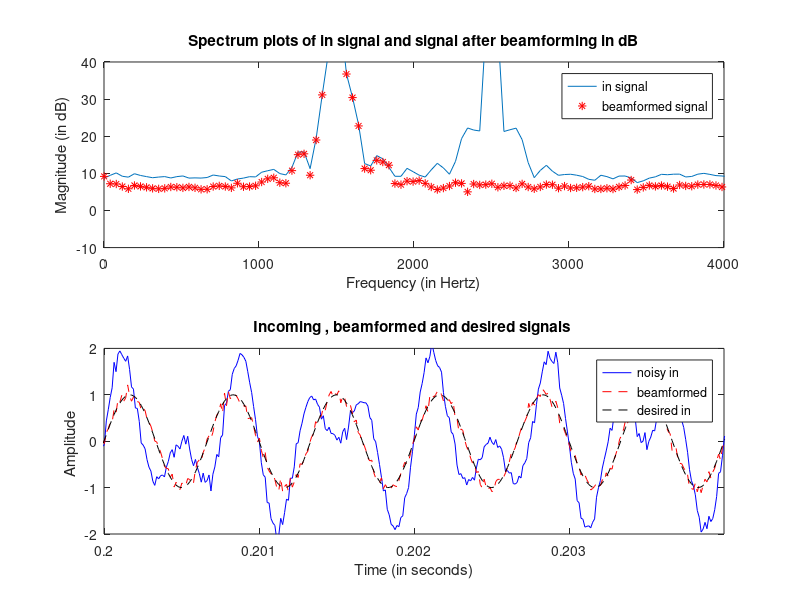

Source code (MATLAB): (Note: this script raises an error after producing the figure.)
clear all ; 
close all ; 
clc ;
% Properties of the phone
d = 0.12; 
N=2;
% Physical constants
c = 343;
% Properties of the signal
freq = 1500;
freq2 = 2500;
theta = pi;
theta2 = 2*pi / 9;
% Our chosen properties
fs = 80000;
time_frame = 0.02;
sptf = fs*time_frame ; 
noise_amp = 0.1;
L = 2^(ceil(log2(sptf))); 
totaltime = 1;
%% SIGNAL
tt = linspace(0,totaltime, fs*totaltime).';
tau1 = d / c*sin(theta); 
tau2 = d / c*sin(theta2);

noise1 = sin(2*pi*2500*tt) + noise_amp*randn(fs*totaltime, 1);
noise2 = sin(2*pi*2500*(tt-tau2)) + noise_amp*randn(fs*totaltime, 1);
signal1 = sin(2*pi*freq*tt) + noise1;
signal2 = sin(2*pi*freq*(tt-tau1)) + noise2;
noise = [ noise1 , noise2 ] ; 
signal = [ signal1 , signal2 ] ;
estimate_signal = zeros (L , 1) ;
nr_frames = floor((length(signal1)-sptf) / (sptf / 2));
rec_signal = zeros(size(signal(: , 1)));
%% CALCULATING THE NOISE CORRELATION MATRIX
for J = 1 : 10 + 1
    win = [sqrt(hanning(sptf)), sqrt(hanning(sptf))];
    frame_noise = noise((sptf / 2)*(J-1) + 1 : (sptf / 2)*(J-1) + sptf, :).*(win); 
    fft_noise = fft (frame_noise , L) ;
    fft_noise([1, L / 2 + 1], :) = real(fft_noise([1, L / 2 + 1], :)); part1 = fft_noise(1: L / 2 + 1, :);
    for I=1:L/2+1
         noise_cor(1, 1, I, J) = abs(part1(I, 1)).^2; 
         noise_cor(2, 2, I, J) = abs(part1(I, 2)).^2; 
         noise_cor(1, 2, I, J) = part1(I, 1)*conj(part1(I, 2)); 
         noise_cor(2, 1, I, J) = part1(I, 2)*conj(part1(I, 1));
    end
end
noise_cor = mean(noise_cor, 4);

%% RECONSTRUCTING THE ORIGINAL SIGNAL
for J = 1 : nr_frames + 1
    win = [sqrt(hanning(sptf)), sqrt(hanning(sptf))];
    frame_signal = signal((sptf / 2)*(J-1) + 1 : (sptf / 2)*(J-1) + sptf, :).*(win); fft_signal =fft( frame_signal , L ) ;
    fft_signal([1, L / 2 + 1], :) = real(fft_signal([1, L / 2 + 1], :)); part1 = fft_signal(1: L / 2 + 1, :) ;
    fft_signal = [part1; conj(flipud(part1(2: end-1, :)))]; 
    fft_signal_mat (: , J) = fft_signal (: , 1) ;

    for I=0:L/2
        f_center = I*fs / L;
        zeta = -1i*2*pi*f_center*d*sin(theta) / c;
        %a_n = 1 / N;
        cc= [1; exp(zeta)];
        w = (noise_cor(:, :, I + 1) \ cc) / ((cc' / noise_cor(:, :, I + 1))*cc); 
        w = conj(w);
        testsignal(:, I + 1) = w;
        estimate_signal(I + 1) = w.'*fft_signal(I + 1, :).'; 
    end
    fft_estimate_signal_mat ( : , J ) = estimate_signal ;
    estimate_signal = estimate_signal (1: L / 2 + 1) ;
    estimate_signal([1, L / 2 + 1], :) = real(estimate_signal([1, L / 2 + 1], :)); 
    estimate_signal = [estimate_signal; 
    flipud(conj(estimate_signal(2 : end-1)))]; 
    td_estimate_signal = real(ifft(estimate_signal(1 : L)));
    rec_signal((sptf / 2)*(J-1) + 1: (sptf / 2)*(J-1) + sptf) = rec_signal((sptf / 2)*(J-1) + 1 : (sptf / 2)*(J-1) + sptf) + td_estimate_signal(1 : sptf).*(sqrt(hanning ( sptf ) ) ) ;
end
%% PLOTS
% Time plot
figure ;
subplot(2, 1, 2)
plot(linspace(0,totaltime, length(signal1)), signal1, 'b'); 
hold on
plot(linspace(0,totaltime, length(rec_signal)), rec_signal, '--r');
plot(linspace(0,totaltime, length(signal1)), sin(2* pi*freq*tt), '--k')
legend('noisy in', 'beamformed', 'desired in') 
title ( 'Incoming , beamformed and desired signals ') 
axis ([0.200 0.204 -2 2]) ;
xlabel('Time (in seconds)');
ylabel ( 'Amplitude ') ;
 
% Frequency plot
subplot(2, 1, 1)
plot(linspace(1, fs, L), 10*log10(mean(abs(fft_signal_mat).^2, 2)));
hold on
plot(linspace(1, fs, L), 10*log10(mean(abs(fft_estimate_signal_mat).^2, 2)), '*r'); title('Spectrum plots of in signal and signal after beamforming in dB')
legend('in signal', 'beamformed signal')
axis([0 4000 -10 40]);
xlabel('Frequency (in Hertz)');
ylabel('Magnitude (in dB)');
% Polar plot
figure ;
f_center = linspace(0, fs-fs / (2 * L), L).'; polarfreq = [1500 , 2500];
polarbin = zeros(1, length(polarfreq));
for I = 1: length(polarfreq)
    polarbin(I) = floor (polarfreq(I) / fs*L) ;
    delta = ((c / f_center(polarbin(I))) / d)^-1;
    [w_dakje polarhoek] = beam_resp(testsignal(: , polarbin(I)) , L, delta);
    subplot(ceil(length(polarfreq) / 2), 2, I) 
    polar90 ( polarhoek , abs ( w_dakje ) ) ;
    title(['Frequency = ', num2str(polarfreq(I))]) 
end
